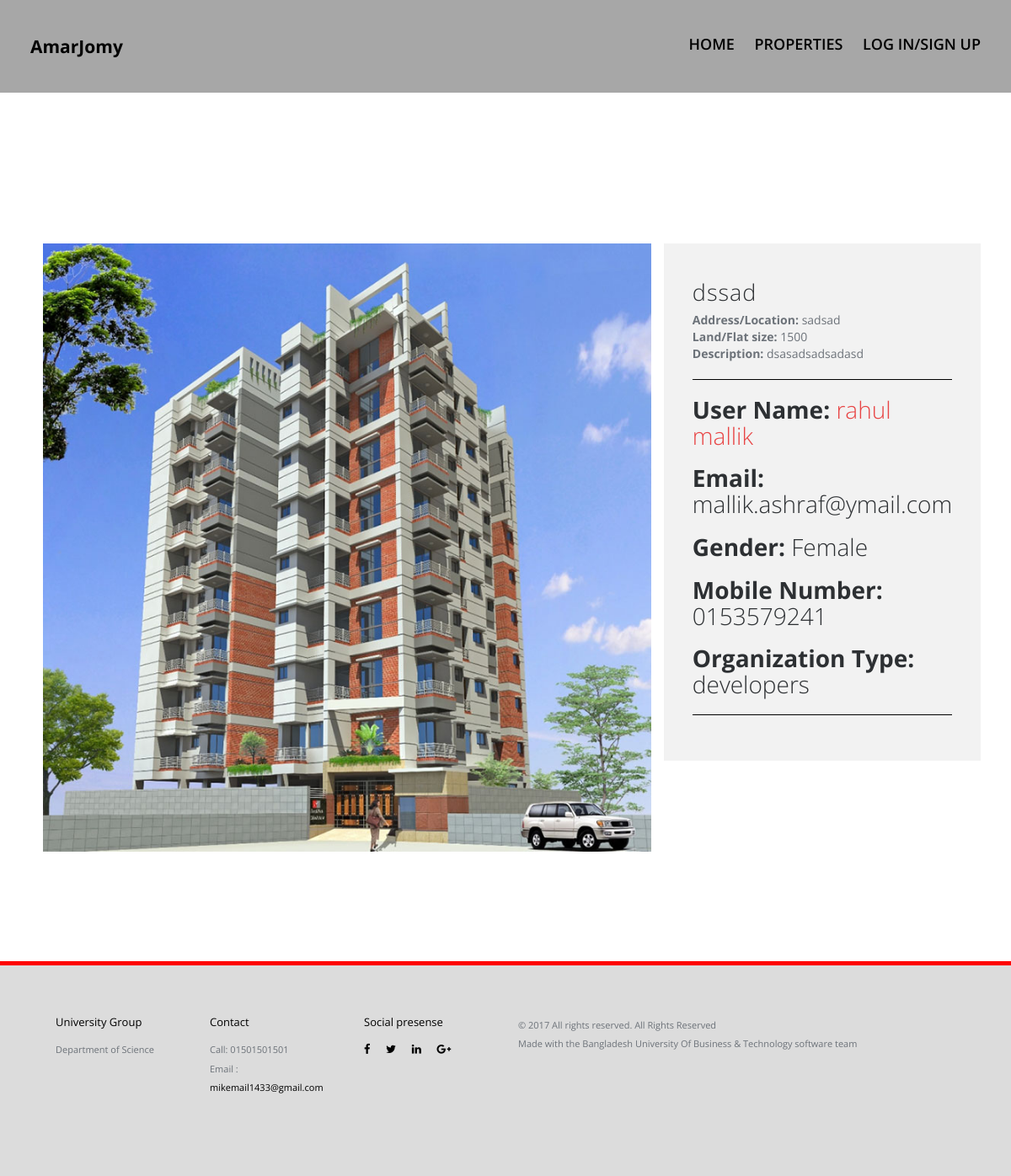
Screenshot of /blog-single.php?id=15 with the database file from the repository.
### tables this page shows
CREATE TABLE `blog` (
  `id` int(11) NOT NULL,
  `title` varchar(100) NOT NULL,
  `desc` varchar(200) NOT NULL,
  `url` varchar(30000) NOT NULL,
  `location` varchar(200) NOT NULL,
  `size` varchar(200) NOT NULL,
  `u_id` int(100) NOT NULL,
  `stats` varchar(10) NOT NULL
);

CREATE TABLE `u_info` (
  `id` int(11) NOT NULL,
  `u_first` varchar(100) NOT NULL,
  `u_last` varchar(100) NOT NULL,
  `u_email` varchar(100) NOT NULL,
  `u_pass` varchar(100) NOT NULL,
  `u_gnd` int(100) NOT NULL,
  `u_mob` varchar(100) NOT NULL,
  `u_comp` varchar(100) NOT NULL,
  `u_finance` int(255) DEFAULT NULL
);

### blog-single.php (the view)
<?php include "header.php"; ?>
<section id="work-detail" class="section work-detail">
  <?php
    if(isset($_GET['id'])){$post_id = $_GET['id'];}
    else {header('Location: blog.php');}
    $result = $conn->query("SELECT * FROM blog WHERE id='$post_id'");
      while($row = $result->fetch_assoc()) { ?>
      <div class="container-fluid">
        <div class="row">
          <div class="col-md-8 work-detail-margin detail-image">
            <div class="work-image">
              <?php if (isset($row["url"])) { ?><p> <img src="upload/<?php echo $row["url"]; ?>" style="width:100%;" alt="<?php echo $row["title"]; ?>"> </p><?php } ?>
            </div>
          </div>
          <div class="col-md-4 work-detail-margin detail-contentbox">
            <div class="detail-content">
              <?php if (isset($row["title"])) { ?><h4><?php echo $row["title"]; ?></h4><?php } ?>
              <?php if (isset($row["location"])) { ?><?php echo "<strong>Address/Location: </strong>". $row["location"]."<br/>"; ?><?php } ?>
              <?php if (isset($row["size"])) { ?><?php echo "<strong>Land/Flat size: </strong>". $row["size"]."<br/>"; ?><?php } ?>
              <?php if (isset($row["desc"])) { ?> <?php echo "<strong>Description: </strong>". $row["desc"]; ?> <?php } ?>
              <hr style="border-color: black;">
              <?php
                $userid  = $row["u_id"];
                $result_usr = $conn->query("SELECT * FROM u_info WHERE id='$userid'");
                if ($result && mysqli_num_rows($result_usr) > 0)
                    {
                      while($row_usr = $result_usr->fetch_assoc()) {
                      echo "<h3><b>User Name: </b>". "<a href='user-single.php?userid=". $row_usr["id"] ."'>" .$row_usr["u_first"]." ".$row_usr["u_last"]. "</a>" ."</h3>";
                      echo "<h3><b>Email: </b>".$row_usr["u_email"]."</h3>";
                      echo "<h3><b>Gender: </b>";
						if($row_usr["u_gnd"]== 1){echo "Male";}else{echo "Female";}
					  echo "</h3>";
                      echo "<h3><b>Mobile Number: </b>".$row_usr["u_mob"]."</h3>";
                      echo "<h3><b>Organization Type: </b>".$row_usr["u_comp"]."</h3>";
                    }
                  }
                else
                  {
                      echo 'Username NOT Found';
                  }
              ?>
              <hr style="border-color: black;">
          </div>
        </div>
      </div>
    <?php } ?>
  </section>
<br/>
<?php include "footer.php"; ?>

### css/main.css (style rules this page uses)
p { font-size: 14px; line-height: 22.4px; color: #6c7279; }
h3 { font-size: 28px; color: #2d3033; font-weight: 300; }
h4 { font-size: 22px; color: #2d3033; font-weight: 400; }
a { color: #e84545; }
body { font-family: "Open Sans", sans-serif; font-weight: 400; color: #6c7279; }
.section { padding: 100px 0; }
.work-detail { width: 94%; margin: auto; }
.work-detail-margin { margin-top: 7%; }
.detail-image img { width: 100%; }
.detail-contentbox { background-color: #f2f2f2; padding: 3%; }
.detail-content h4 { font-size: 27px; line-height: 27px; letter-spacing: 1px; font-weight: 300; }

### rows the page displays
blog: url (picture), title "dssad", location "sadsad", size "1500", desc "dsasadsadsadasd"
u_info: u_first "rahul", u_last "mallik", u_email "mallik.ashraf@ymail.com", u_gnd "Female", u_mob "0153579241", u_comp "developers"
